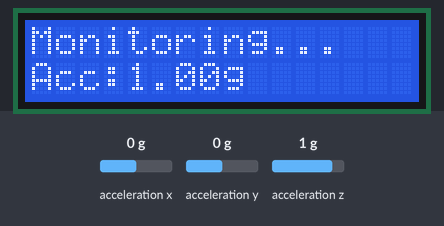
Bench run of a sketch on a simulated ESP8266 (NodeMCU). On the bench: 16×2 character LCD. Wiring (inferred from the names in the program): MPU-6050 motion sensor at I2C address 0x68. The inputs (shaded band) are chosen by the test bench; at power-on: acceleration z 1 g, acceleration x 0 g, acceleration y 0 g. WiFi joins after 1.5 s; servers stay silent unless stated; what the sketch prints to the serial monitor is not drawn.

Above: at 11.0 s.
11.1 s: acceleration z set to 0.6 g
At 11.6 s:
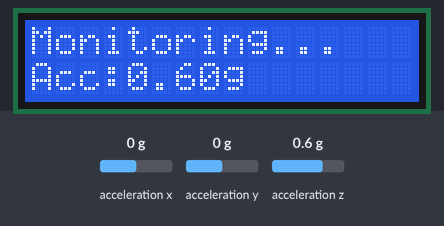
12.7 s: acceleration z set to 0.3 g
At 13.3 s:
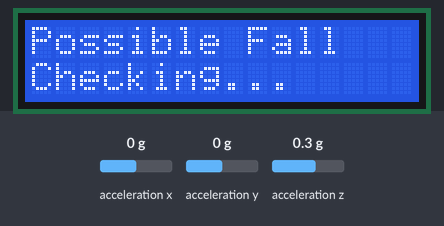
15.7 s: acceleration x set to -1.4 g
At 18.5 s:
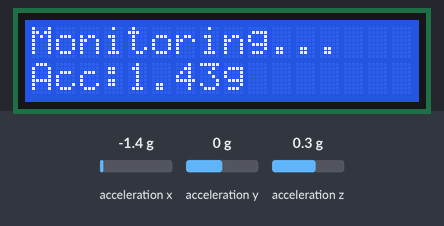
18.7 s: acceleration y set to -1.4 g
At 20.4 s:
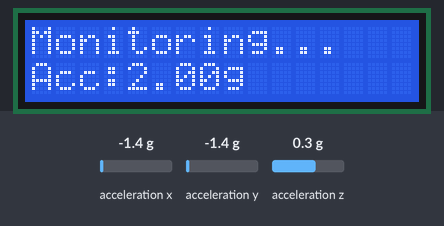
20.7 s: acceleration x set to -0.8 g
At 22.3 s:
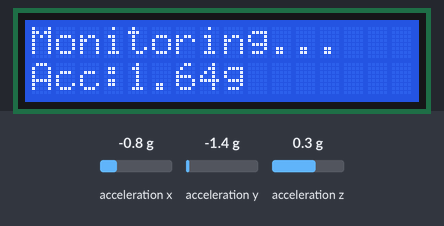
Timing chart, 0 to 23.3 s (numbered marks = the images above; inputs shaded):
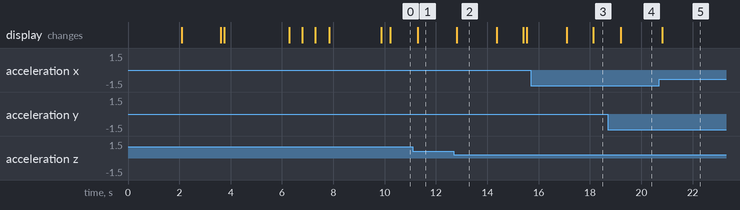

The sketch:

FALL_DETECTION_USING_BLYNK_IOT.ino
```cpp
#define BLYNK_TEMPLATE_ID "TMPL34X35BA8d"
#define BLYNK_TEMPLATE_NAME "Fall Detection"
#define BLYNK_AUTH_TOKEN "3jc69TBnWBOpyA-1VexifG5SZ1RSSXrB"

#include <ESP8266WiFi.h>
#include <BlynkSimpleEsp8266.h>
#include <Wire.h>
#include <LiquidCrystal_I2C.h>

// =======================
// WiFi Details
// =======================
char ssid[] = "homeiot";
char pass[] = "homeiot123";

// =======================
// LCD
// =======================
// Try 0x27 first. If LCD not working, change to 0x3F
LiquidCrystal_I2C lcd(0x27, 16, 2);

// =======================
// MPU6050 Address
// =======================
#define MPU_ADDR 0x68

// =======================
// MPU6050 Raw Data
// =======================
int16_t rawAx, rawAy, rawAz;
float ax_g = 0;
float ay_g = 0;
float az_g = 0;
float accelerationMagnitude = 0;

// =======================
// Fall Detection Settings
// =======================
const float LOWER_THRESHOLD = 0.5;
const float UPPER_THRESHOLD = 2.8;

bool mpuReady = false;
bool possibleFall = false;
bool fallDetected = false;

unsigned long fallStartTime = 0;
unsigned long lastAlertTime = 0;
unsigned long lastLCDUpdate = 0;
unsigned long lastSerialUpdate = 0;
unsigned long lastMPURetry = 0;

const unsigned long FALL_TIME_LIMIT = 1500;
const unsigned long ALERT_COOLDOWN = 10000;
const unsigned long LCD_UPDATE_TIME = 500;
const unsigned long SERIAL_UPDATE_TIME = 1000;
const unsigned long MPU_RETRY_TIME = 5000;

// =======================
// Function Declarations
// =======================
void connectWiFi();
void connectBlynk();
bool checkMPU6050();
void setupMPU6050();
void readMPU6050();
void detectFall();
void updateLCD();
void updateSerialMonitor();
void writeMPU(byte reg, byte data);
byte readMPU(byte reg);

// =======================
// Setup
// =======================
void setup() {
  Serial.begin(115200);
  delay(2000);

  Serial.println();
  Serial.println("====================================");
  Serial.println("ESP8266 FALL DETECTION SYSTEM");
  Serial.println("MPU6050 RAW I2C + LCD + BLYNK");
  Serial.println("====================================");

  // ESP8266 I2C pins
  // D2 = SDA, D1 = SCL
  Wire.begin(D2, D1);
  Wire.setClock(100000);   // 100kHz stable I2C speed

  lcd.init();
  lcd.backlight();
  lcd.clear();
  lcd.setCursor(0, 0);
  lcd.print("Fall Detection");
  lcd.setCursor(0, 1);
  lcd.print("Starting...");
  delay(1500);

  setupMPU6050();
  connectWiFi();
  connectBlynk();

  lcd.clear();
  lcd.setCursor(0, 0);
  lcd.print("System Ready");
  lcd.setCursor(0, 1);
  lcd.print("Monitoring...");

  Serial.println("SYSTEM READY");
}

// =======================
// Loop
// =======================
void loop() {
  if (WiFi.status() == WL_CONNECTED) {
    Blynk.run();
  }

  if (WiFi.status() != WL_CONNECTED) {
    Serial.println("WiFi disconnected. Reconnecting...");
    connectWiFi();
    connectBlynk();
  }

  if (!mpuReady) {
    if (millis() - lastMPURetry >= MPU_RETRY_TIME) {
      lastMPURetry = millis();
      setupMPU6050();
    }
  }

  if (mpuReady) {
    readMPU6050();
    detectFall();
  }

  updateSerialMonitor();
  updateLCD();

  delay(100);
}

// =======================
// MPU6050 Register Write
// =======================
void writeMPU(byte reg, byte data) {
  Wire.beginTransmission(MPU_ADDR);
  Wire.write(reg);
  Wire.write(data);
  Wire.endTransmission();
}

// =======================
// MPU6050 Register Read
// =======================
byte readMPU(byte reg) {
  Wire.beginTransmission(MPU_ADDR);
  Wire.write(reg);
  Wire.endTransmission(false);
  Wire.requestFrom(MPU_ADDR, 1);

  if (Wire.available()) {
    return Wire.read();
  }

  return 0;
}

// =======================
// Check MPU6050
// =======================
bool checkMPU6050() {
  Wire.beginTransmission(MPU_ADDR);
  byte error = Wire.endTransmission();

  if (error == 0) {
    return true;
  } else {
    return false;
  }
}

// =======================
// Setup MPU6050
// =======================
void setupMPU6050() {
  Serial.println("Checking MPU6050 at 0x68...");

  lcd.clear();
  lcd.setCursor(0, 0);
  lcd.print("Checking");
  lcd.setCursor(0, 1);
  lcd.print("MPU6050 0x68");

  if (!checkMPU6050()) {
    Serial.println("MPU6050 Not Found on I2C!");
    mpuReady = false;

    lcd.clear();
    lcd.setCursor(0, 0);
    lcd.print("MPU6050 Error");
    lcd.setCursor(0, 1);
    lcd.print("Check Wiring");
    delay(1500);
    return;
  }

  Serial.println("MPU6050 Found on I2C");

  // Wake up MPU6050
  writeMPU(0x6B, 0x00);
  delay(100);

  // Accelerometer range: +/- 2g
  // Scale factor = 16384 LSB/g
  writeMPU(0x1C, 0x00);

  // Gyro range: +/- 250 deg/s
  writeMPU(0x1B, 0x00);

  // Low pass filter
  writeMPU(0x1A, 0x03);

  byte whoAmI = readMPU(0x75);

  Serial.print("WHO_AM_I Register: 0x");
  Serial.println(whoAmI, HEX);

  if (whoAmI == 0x68 || whoAmI == 0x70 || whoAmI == 0x71) {
    mpuReady = true;

    Serial.println("MPU6050 Ready!");

    lcd.clear();
    lcd.setCursor(0, 0);
    lcd.print("MPU6050 Ready");
    lcd.setCursor(0, 1);
    lcd.print("Address 0x68");
    delay(1500);
  } else {
    // Some clone modules may return unexpected WHO_AM_I.
    // But since I2C is detected, still allow reading.
    mpuReady = true;

    Serial.println("MPU detected, WHO_AM_I unusual");
    Serial.println("Continuing anyway...");

    lcd.clear();
    lcd.setCursor(0, 0);
    lcd.print("MPU Detected");
    lcd.setCursor(0, 1);
    lcd.print("Continuing...");
    delay(1500);
  }
}

// =======================
// Read MPU6050
// =======================
void readMPU6050() {
  Wire.beginTransmission(MPU_ADDR);
  Wire.write(0x3B);  // Accelerometer data start register
  Wire.endTransmission(false);
  Wire.requestFrom(MPU_ADDR, 6);

  if (Wire.available() == 6) {
    rawAx = Wire.read() << 8 | Wire.read();
    rawAy = Wire.read() << 8 | Wire.read();
    rawAz = Wire.read() << 8 | Wire.read();

    // Because accelerometer range is +/- 2g
    ax_g = rawAx / 16384.0;
    ay_g = rawAy / 16384.0;
    az_g = rawAz / 16384.0;

    accelerationMagnitude = sqrt((ax_g * ax_g) + (ay_g * ay_g) + (az_g * az_g));

    if (Blynk.connected()) {
      Blynk.virtualWrite(V0, accelerationMagnitude);
    }
  } else {
    Serial.println("MPU6050 read failed");
    mpuReady = false;
  }
}

// =======================
// Connect WiFi
// =======================
void connectWiFi() {
  WiFi.mode(WIFI_STA);
  WiFi.disconnect();
  delay(1000);

  Serial.println();
  Serial.print("Connecting to WiFi: ");
  Serial.println(ssid);

  lcd.clear();
  lcd.setCursor(0, 0);
  lcd.print("WiFi Connecting");
  lcd.setCursor(0, 1);
  lcd.print(ssid);

  WiFi.begin(ssid, pass);

  int count = 0;

  while (WiFi.status() != WL_CONNECTED && count < 40) {
    delay(500);
    Serial.print(".");
    count++;

    lcd.setCursor(0, 1);
    lcd.print("Trying: ");
    lcd.print(count);
    lcd.print("      ");
  }

  Serial.println();

  if (WiFi.status() == WL_CONNECTED) {
    Serial.println("WiFi Connected Successfully!");
    Serial.print("IP Address: ");
    Serial.println(WiFi.localIP());

    lcd.clear();
    lcd.setCursor(0, 0);
    lcd.print("WiFi Connected");
    lcd.setCursor(0, 1);
    lcd.print(WiFi.localIP());
    delay(2000);
  } else {
    Serial.println("WiFi Not Connected!");
    Serial.print("WiFi Status Code: ");
    Serial.println(WiFi.status());

    lcd.clear();
    lcd.setCursor(0, 0);
    lcd.print("WiFi Failed");
    lcd.setCursor(0, 1);
    lcd.print("Check Hotspot");
    delay(2000);
  }
}

// =======================
// Connect Blynk
// =======================
void connectBlynk() {
  if (WiFi.status() != WL_CONNECTED) {
    Serial.println("Blynk skipped. WiFi not connected.");
    return;
  }

  Serial.println("Connecting to Blynk...");

  Blynk.config(BLYNK_AUTH_TOKEN);
}

// =======================
// Fall Detection
// =======================
void detectFall() {
  unsigned long currentTime = millis();

  // Step 1: Free-fall condition
  if (accelerationMagnitude < LOWER_THRESHOLD && !possibleFall) {
    possibleFall = true;
    fallStartTime = currentTime;

    Serial.println("Possible Fall Started");

    lcd.clear();
    lcd.setCursor(0, 0);
    lcd.print("Possible Fall");
    lcd.setCursor(0, 1);
    lcd.print("Checking...");
  }

  // Step 2: Impact condition after free fall
  if (possibleFall && accelerationMagnitude > UPPER_THRESHOLD) {
    fallDetected = true;
    possibleFall = false;

    Serial.println("********************************");
    Serial.println("FALL DETECTED!");
    Serial.println("********************************");

    lcd.clear();
    lcd.setCursor(0, 0);
    lcd.print("FALL DETECTED!");
    lcd.setCursor(0, 1);
    lcd.print("Sending Alert");

    if (Blynk.connected()) {
      if (currentTime - lastAlertTime > ALERT_COOLDOWN) {
        Blynk.logEvent("fall_alert", "Fall detected! Please check immediately.");
        lastAlertTime = currentTime;

        Serial.println("Blynk Alert Sent");

        lcd.clear();
        lcd.setCursor(0, 0);
        lcd.print("FALL DETECTED!");
        lcd.setCursor(0, 1);
        lcd.print("Alert Sent");
      }

      Blynk.virtualWrite(V1, 1);
    } else {
      Serial.println("Blynk Offline. Alert not sent.");

      lcd.clear();
      lcd.setCursor(0, 0);
      lcd.print("Fall Detected");
      lcd.setCursor(0, 1);
      lcd.print("Blynk Offline");
    }

    delay(3000);

    fallDetected = false;

    if (Blynk.connected()) {
      Blynk.virtualWrite(V1, 0);
    }

    lcd.clear();
    lcd.setCursor(0, 0);
    lcd.print("System Ready");
    lcd.setCursor(0, 1);
    lcd.print("Monitoring...");
  }

  // Step 3: False alarm reset
  if (possibleFall && currentTime - fallStartTime > FALL_TIME_LIMIT) {
    possibleFall = false;

    Serial.println("False Alarm");

    lcd.clear();
    lcd.setCursor(0, 0);
    lcd.print("False Alarm");
    lcd.setCursor(0, 1);
    lcd.print("No Impact");
    delay(1000);
  }
}

// =======================
// Serial Monitor
// =======================
void updateSerialMonitor() {
  unsigned long currentTime = millis();

  if (currentTime - lastSerialUpdate >= SERIAL_UPDATE_TIME) {
    lastSerialUpdate = currentTime;

    Serial.println("--------------------------------");

    Serial.print("WiFi: ");
    Serial.println(WiFi.status() == WL_CONNECTED ? "Connected" : "Disconnected");

    Serial.print("Blynk: ");
    Serial.println(Blynk.connected() ? "Connected" : "Disconnected");

    Serial.print("MPU6050: ");
    Serial.println(mpuReady ? "Connected" : "Not Found");

    if (mpuReady) {
      Serial.print("X: ");
      Serial.print(ax_g, 2);
      Serial.println(" g");

      Serial.print("Y: ");
      Serial.print(ay_g, 2);
      Serial.println(" g");

      Serial.print("Z: ");
      Serial.print(az_g, 2);
      Serial.println(" g");

      Serial.print("Total Acc: ");
      Serial.print(accelerationMagnitude, 2);
      Serial.println(" g");
    }

    Serial.print("Fall Status: ");
    if (fallDetected) {
      Serial.println("FALL DETECTED");
    } else if (possibleFall) {
      Serial.println("Possible Fall");
    } else {
      Serial.println("Normal");
    }
  }
}

// =======================
// LCD Display
// =======================
void updateLCD() {
  unsigned long currentTime = millis();

  if (currentTime - lastLCDUpdate >= LCD_UPDATE_TIME) {
    lastLCDUpdate = currentTime;

    if (!mpuReady) {
      lcd.setCursor(0, 0);
      lcd.print("MPU6050 Error  ");
      lcd.setCursor(0, 1);
      lcd.print("Check Wiring   ");
      return;
    }

    if (!possibleFall && !fallDetected) {
      lcd.setCursor(0, 0);
      lcd.print("Monitoring...  ");

      lcd.setCursor(0, 1);
      lcd.print("Acc:");
      lcd.print(accelerationMagnitude, 2);
      lcd.print("g     ");
    }
  }
}
```

Measured:
- the behaviour switches between 0.5 and 0.4 g on acceleration z (found by bisection; images 1 and 2)
- after the input at 11.1 s, the display: changes after 0.20 s (image 1)
- after the input at 12.7 s, the display: changes after 0.11 s (image 2)
- after the input at 18.7 s, the display: changes after 0.51 s (image 4)
- after the input at 20.7 s, the display: changes after 0.12 s (image 5)
- what the display in image 2 shows lasts 1.6 s, from 12.8 s to 14.4 s
